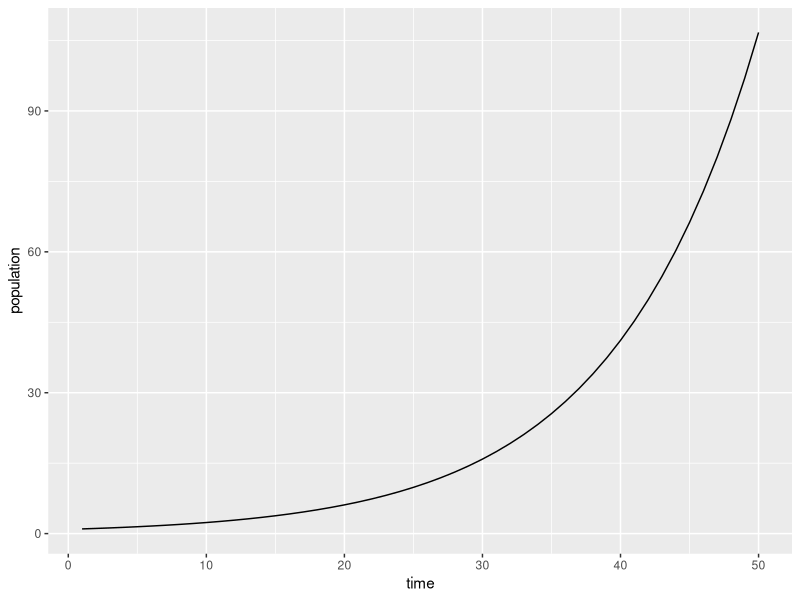
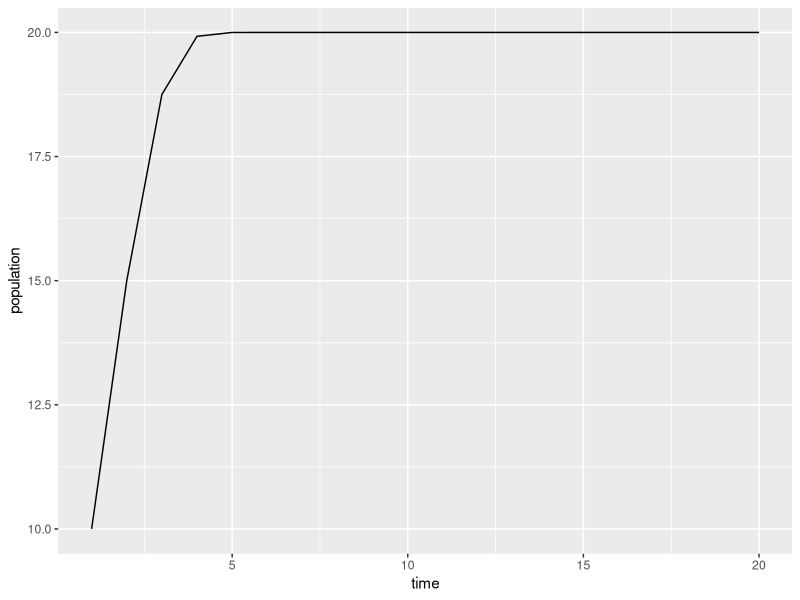
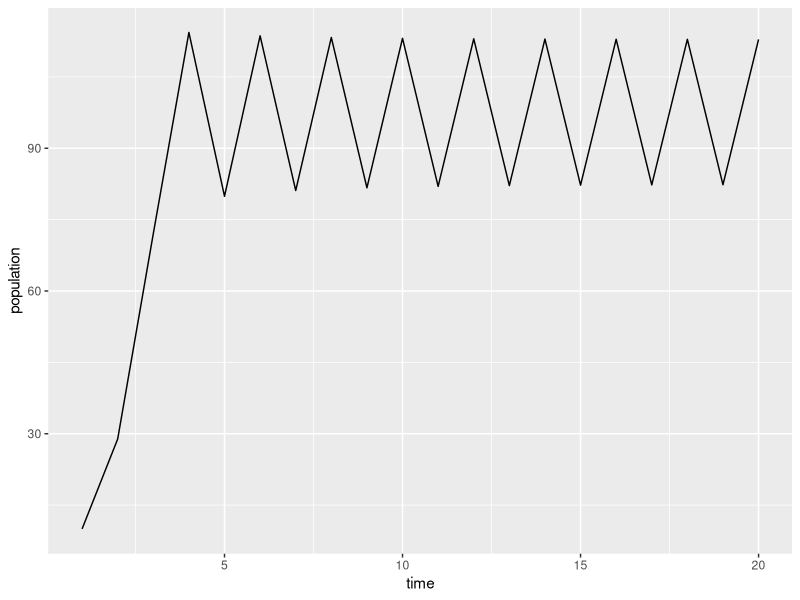
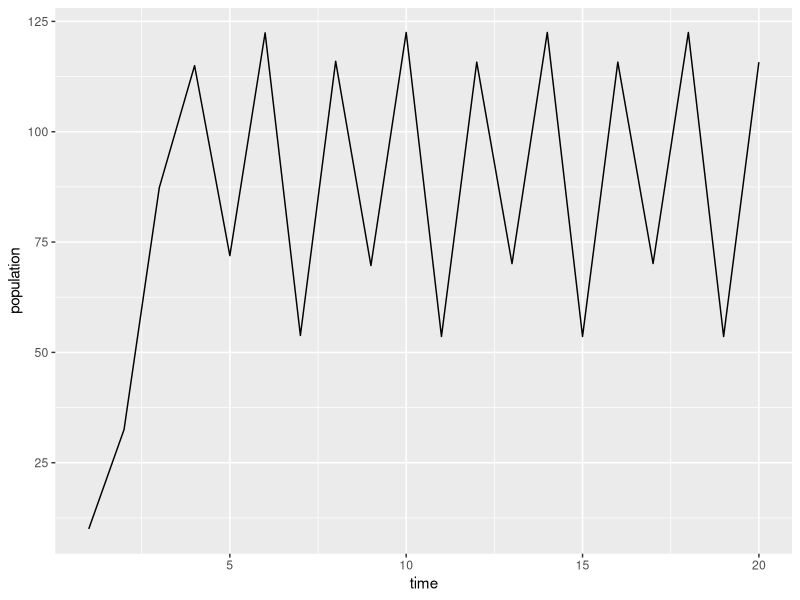
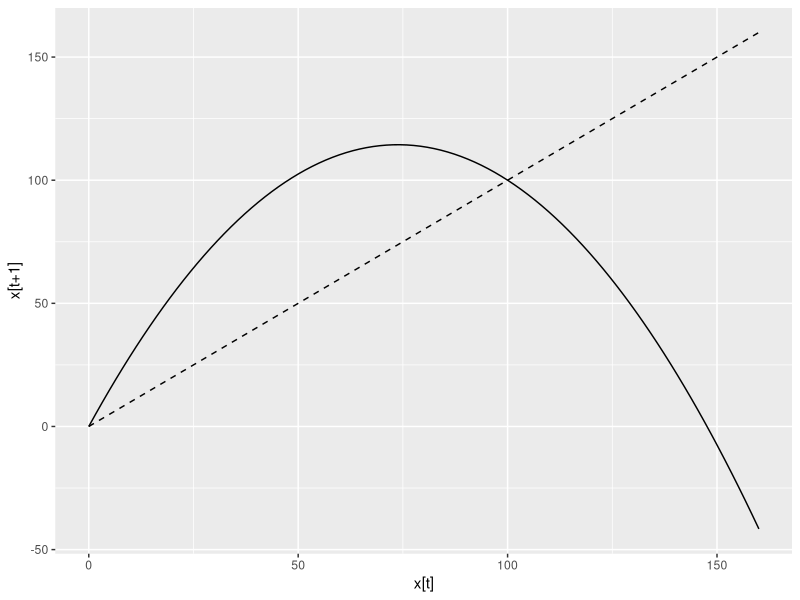
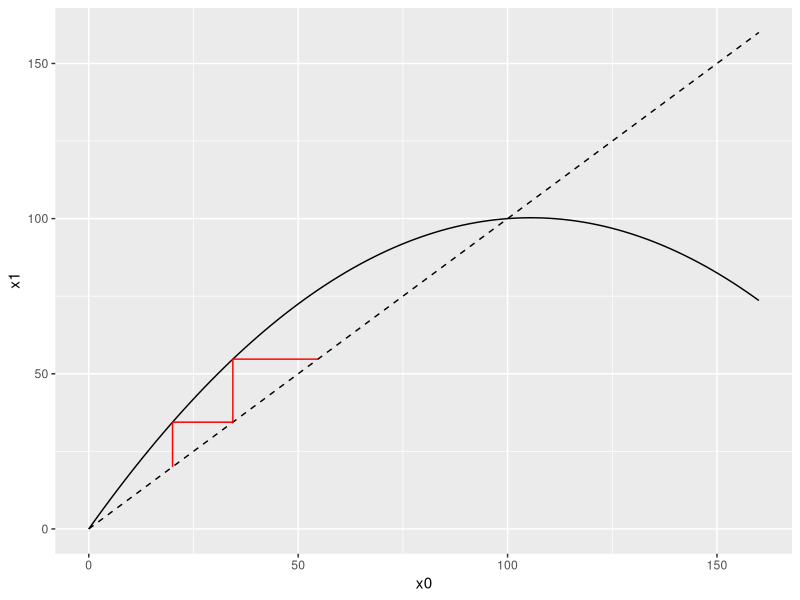
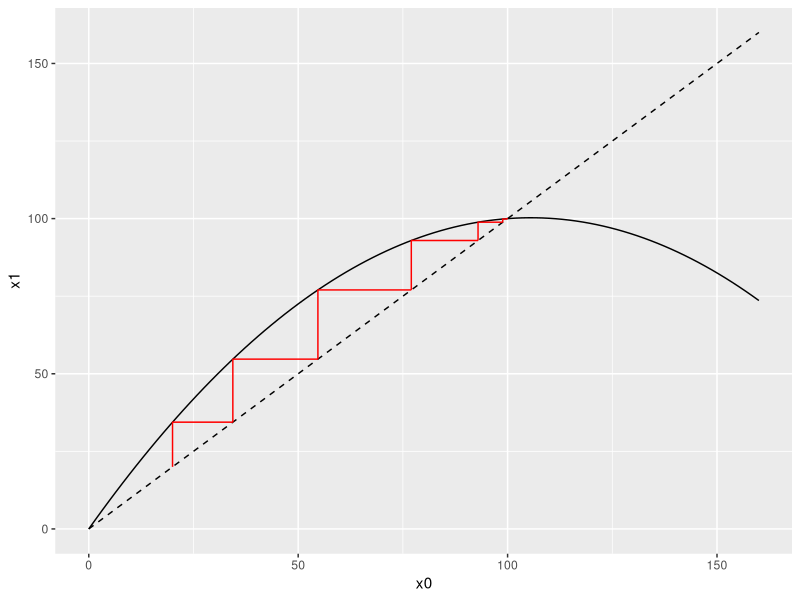
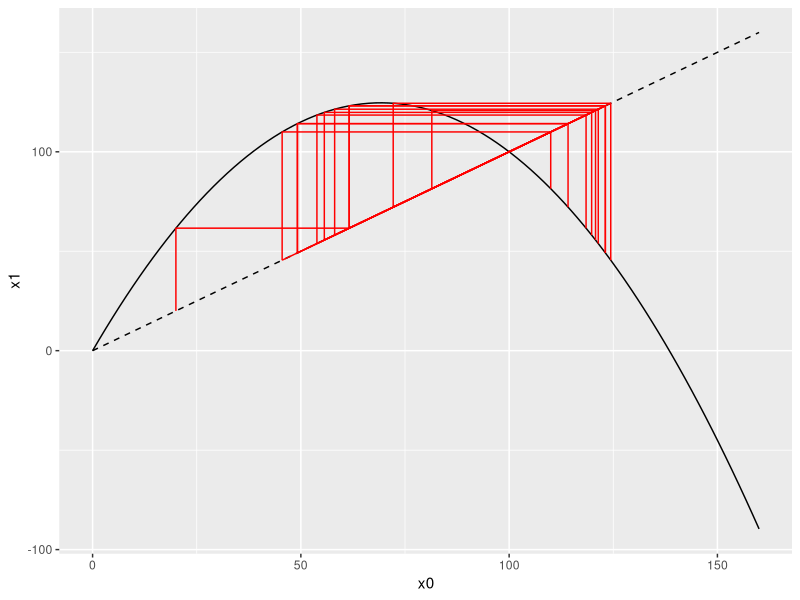

These figures' R source, in order:
## ---- chunk 1
library("tidyverse")
## ---- chunk 2
x_0 <- 10
r = 1.1

## ---- chunk 3
x_1 <- r * x_0
x_2 <- r * x_1
x_3 <- r * x_2
## ---- chunk 4
x_3
## ---- chunk 5
T <- 50
x <- numeric(T)
x[1] <- 10

## ---- chunk 6
x[1] <- r * x[1]
x[2] <- r * x[1]
x[3] <- r * x[2]
x[4] <- r * x[3]
x[5] <- r * x[4]

x[3]
## ---- chunk 7
x <- numeric(T)
x[1] <- 1
for(t in 1:(T-1) ){
    x[t+1] <- r * x[t] 
}
## ---- chunk 8
table <- data_frame(time = 1:T, 
                    population = x)
table
## ---- chunk 9
table %>% ggplot(aes(time, population)) + geom_line()
## ---- chunk 10
f <- function(squirrels, r){
  r * squirrels
  }
## ---- chunk 11
f(x[1], 1.1)
## ---- chunk 12
T <- 10000
x <- numeric(T)
x[1] = 10
for(t in 1:(T-1)){
    x[t+1] <- f(x[t], 1.5)
}
x[T]
## ---- chunk 13
f <- function(x, r = 1.1, K = 100){
  x + x * r * (1 - x / K)
}

f(20, r = 1, K = 100)
## ---- chunk 14
simulate <- function(x_0 = 10, T = 20, r = 1, K = 100){
  
    # initialize
    x <- numeric(T)
    x[1] <- x_0
    
    # simulate
    for(t in 1:(T-1)){
        x[t+1] <- f(x[t], r, K)
    }
        
    # return results as a tibble
    data_frame(time = 1:T,
               population = x)

}
## ---- chunk 15
simulate(K = 20, T = 20) %>%
  ggplot(aes(time, population)) + 
  geom_line()
## ---- chunk 16
simulate(r = 2.1, K = 100) %>% 
  ggplot(aes(time, population)) + 
  geom_line()
## ---- chunk 17
simulate(r=2.5, T = 20) %>% 
ggplot(aes(time, population)) + geom_line()
## ---- chunk 18
K  <- 100
r <- 2.1
x <- seq(0.0, 1.6 * K, len=100)

## needs to be a tibble
data_frame(`x[t]` = x, `x[t+1]` = f(x,r,K), y = x)  %>%
  ggplot(aes(`x[t]`,`x[t+1]`)) + 
  geom_line() + 
  geom_line(aes(y=y), lty=2)

## ---- chunk 19
cobweb <- function(Iter = 2, r = 2.678, K = 100){


## needs to be a tibble
p1 <- data_frame(x0 = x, x1 = f(x,r,K), y = x)  %>%
  ggplot(aes(x0, x1)) + 
  geom_line() + 
  geom_line(aes(y=y), lty=2)
  
  # intial condition
  x0 <- 0.2 * K

  for(i in 1:Iter){
    
    x1 <- f(x0, r, K)
    df <- tribble(~x0, ~x1,
                  x0,  x0, # start
                  x0,  x1, # up
                  x1,  x1) # over
    
    p1 <- p1 + geom_line(data = df, col = "red")
    x0 <- x1
  }
  
  p1
}

cobweb(2, r = .9, K = 100)
# Plot the lines all at once

## ---- chunk 20
cobweb(10, .9, 100)
## ---- chunk 21
cobweb(20, 2.6, 100)
## ---- chunk 22
# Establish the arrays to hold the set of iterates at each parameter value
K <- 100
r_range <- seq(1.9, 3.0, len=400)

burnin <- 500
T <- 250
rsweep <- numeric(T)
x <- numeric(T)


# Sweep the control parameter over the desired range
df <- map_df(r_range, function(r){
	# Set the initial condition to the reference value
	state <- 0.2 * K
	# Throw away the transient iterations
	for(i in 1:burnin){
		state <- f(state,r, K)
	  # Now store the next batch of iterates
	  for(j in 1:T){
		  state <- f(state, r, K)
		  rsweep[j] <- r
		  x[j] <- state
	  }
	}
	data_frame(r = rsweep, x = x)
})
## ---- chunk 23
df %>%
ggplot(aes(r, x)) + geom_point(size=0.1)
